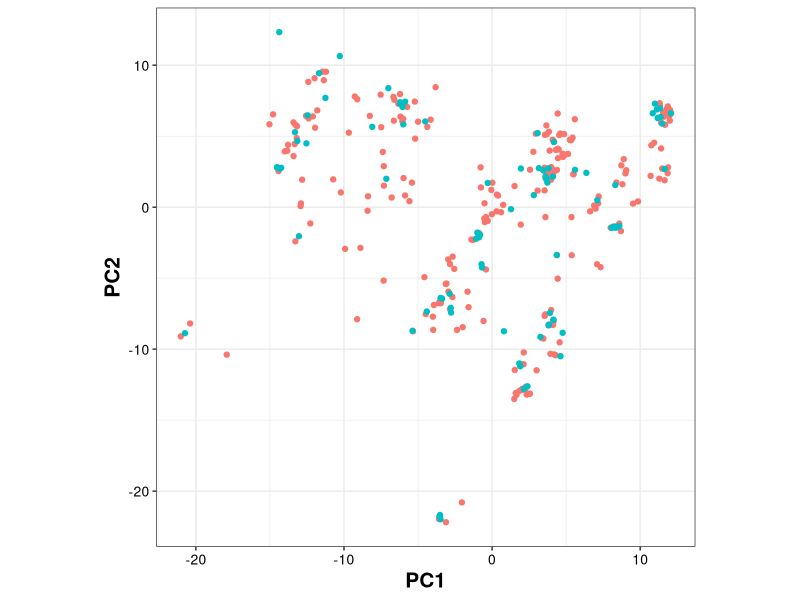
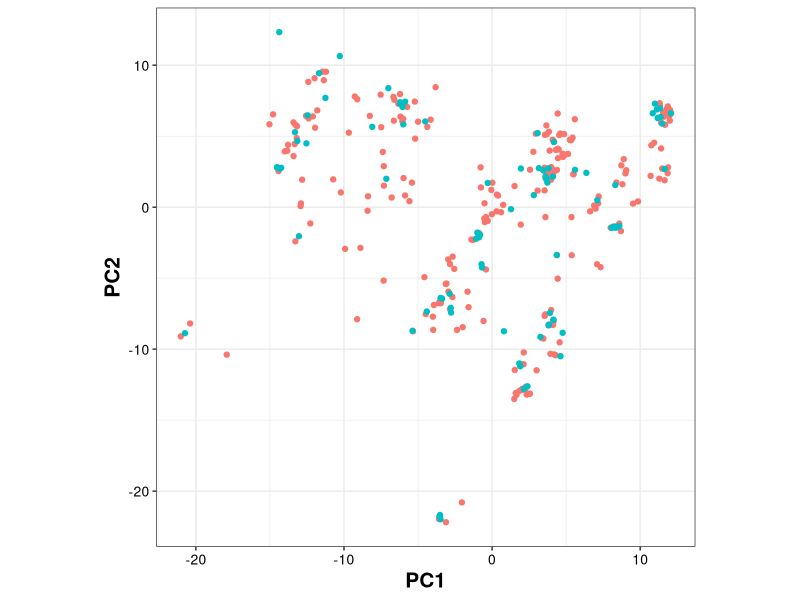

R code for these plots, in order:
library(dplyr)
library(ggplot2)
library(cowplot)
library(reshape2)
library(ggrepel)

df = read.csv("score.csv", header = TRUE)
df$set <- factor(df$set,levels = c("train", "test"))  ### Train and test are in Pink and  Cyan colour

p = ggplot(df, aes(x=df$Dim.1, y=df$Dim.2, colour=set, label=X))+
  geom_point() + #geom_text_repel(aes(label=X)) +       # to remove the label
  theme_bw() + xlab("PC1") + ylab("PC2") +
  theme(aspect.ratio=1,
        axis.title.x = element_text(size = 15, face = "bold", colour = "black"),
        axis.title.y = element_text(size = 15, face = "bold", colour = "black"),
        axis.text.y = element_text(size = 10, colour = "black"),
        axis.text.x = element_text(size = 10, colour = "black"),
        legend.position="none")
print(p)

ggsave("PCA_Pubchem.pdf", width = 20, height = 20, units = "cm")
